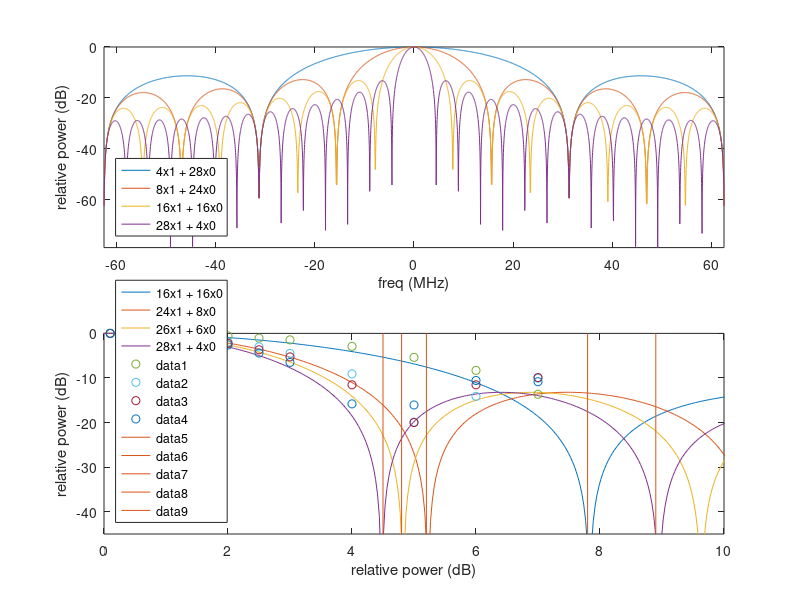

Write the MATLAB code that produced this figure.
N=32
subplot(211)
longueurs=[4 8 16 28];
for longueur=longueurs
  bt=[ones(1,longueur) zeros(1,N-longueur)];
length(bt)
  bf=fftshift(abs(fft(bt,4096)));
  bf=bf./max(bf);
  f=linspace(-125/2,125/2,length(bf));
  plot(f,20*log10(bf));hold on
end
axis tight
xlabel('freq (MHz)')
ylabel('relative power (dB)')
legend('4x1 + 28x0','8x1 + 24x0','16x1 + 16x0','28x1 + 4x0','location','southwest')

subplot(212)
longueurs=[16 24 26 28];
for longueur=longueurs
  bt=[ones(1,longueur) zeros(1,N-longueur)];
length(bt)
  bf=fftshift(abs(fft(bt,4096)));
  bf=bf./max(bf);
  f=linspace(-125/2,125/2,length(bf));
  plot(f,20*log10(bf));hold on
end
axis([0 10 -45 0])
xlabel('relative power (dB)')
ylabel('relative power (dB)')
legend('16x1 + 16x0','24x1 + 8x0','26x1 + 6x0','28x1 + 4x0','location','southwest')

% amplitude v.s frequency measurement
freq=[0.1   0.5   1   1.5   2   2.5    3    4   5    6   7]; % MHz
meas=[0130 0130 0128 0126 0122 0115 0110 0093 0070 0050 0027 ;  % 16/16 
      0188 0186 0180 0170 0150 0133 0112 0066 0019 0037 0059 ;  % 24/08 
      0200 0200 0190 0178 0155 0131 0109 0053 0020 0053 0064 ;  % 26/06 
      0216 0213 0203 0186 0160 0130 0102 0035 0034 0064 0062];  % 28/04 
for k=1:4
  plot(freq,20*log10(meas(k,:)/(max(meas(k,:)))),'o');
  % plot(freq,20*log10(meas(k,:)/(1500)),'o');
end

% frequency at which the amplitude is lowest (notch position)
line([7.8 7.8],[-50 0]) % 16x1  
line([5.2 5.2],[-50 0]) % 24x1
line([4.8 4.8],[-50 0]) % 26x1  
line([4.5 4.5],[-50 0]) % 28x1 
line([8.9 8.9],[-50 0]) % 28x1 (second)
